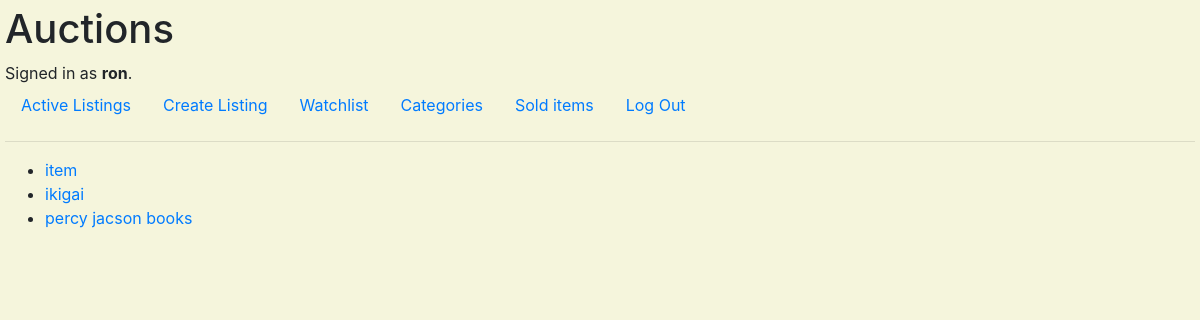
Screenshot of /category-items/?category=Books (signed in) with the database file from the repository.
### auctions/models.py (models this page shows)
class User(AbstractUser):
    def __str__(self):
        return f"{self.username}"

class Listing(models.Model):
    Category = [
    ('electronics', 'Electronics'),
    ('clothing', 'Clothing'),
    ('books', 'Books'),
    ('furniture', 'Furniture'),
    ('bathroom', 'Bathroom'),
    ('utensils', 'Utensils'),
    ('gadgets', 'Gadgets'),
    ('others', 'Others'),
]
    user = models.ForeignKey(User, on_delete=models.CASCADE, related_name="listing")
    item = models.CharField(max_length=64)
    description = models.TextField()
    image_url    = models.URLField(blank=True,max_length= 1000, default='https://i.ibb.co/4pG5hBD/noimage.png')
    category = models.CharField(max_length=64, default="others", choices=Category)
    starting_bid = models.DecimalField(max_digits=10, decimal_places=2)
    created_at = models.DateTimeField(auto_now=True)
    sold = models.BooleanField(default=False)
    def __str__(self):
        return f"{self.item}"

### auctions/views.py (the view)
# urls.py: path("category-items/",views.category_items, name="category_items"),
def category_items(request):
    category = request.GET.get("category").lower()
    print(category)
    items = Listing.objects.filter(category=category)
    print(items)
    return render(request, "auctions/category.html",{
        "items" : items
    })

### auctions/templates/auctions/category.html (shortened to what this page needs)
{% extends "auctions/layout.html" %}
{%block body %}
        <div class="category-items">
            <ul>
                {%  for item in items %}
                <li>
                    <a href="{% url 'listing' item_id=item.id %}">{{item}}</a>
                </li>
                {% endfor %}
            </ul>
        </div>
{% endblock %}

### auctions/templates/auctions/layout.html (shortened to what this page needs)
{% load static %}
<!DOCTYPE html>
<html lang="en">
<head>
    <link rel="stylesheet" href="https://stackpath.bootstrapcdn.com/bootstrap/4.4.1/css/bootstrap.min.css"
>
    <link href="{% static 'auctions/styles.css' %}" rel="stylesheet">
</head>
<body>
    <header>
    <h1>Auctions</h1>
    <div>
        {% if user.is_authenticated %}
        Signed in as <strong>{{ user.username }}</strong>.
        {% else %}
        Not signed in.
        {% endif %}
    </div>
    <ul class="nav">
        <li class="nav-item">
            <a class="nav-link" href="{% url 'index' %}">Active Listings</a>
        </li>
        {% if user.is_authenticated %}
        <li class="nav-item">
            <a class="nav-link" href="{% url 'create_listing' %}"> Create Listing </a>
        </li>
        <li class="nav-item">
            <a class="nav-link" href="{% url 'watchlist' %}"> Watchlist </a>
        </li>
        <li class="nav-item">
            <a class="nav-link" href="{% url 'categories' %}"> Categories </a>
        </li>
        <li class="nav-item">
            <a class="nav-link" href="{% url 'sold_items' %}"> Sold items </a>
        </li>
        <li class="nav-item">
            <a class="nav-link" href="{% url 'logout' %}">Log Out</a>
        </li>
        {% endif %}
    </ul>
</header>
    <hr>
    {% block body %}
    {% endblock %}
</body>
</html>

### auctions/static/auctions/styles.css (style rules this page uses)
body { margin: 5px; padding: 0; background-color: beige; }

### rows the page displays
User: username "ron"
Listing: item "item"
Listing: item "ikigai"
Listing: item "percy jacson books"
